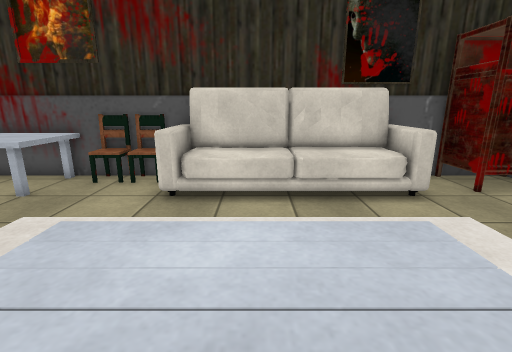
view 1 (above)

12 first-person views from a walk through a Unity game level. The camera is 1.3 m above the floor, tilts 14° down and sees 85° across. The floor is counted in squares, 0.5 m on a side. Each view is taken from the middle of a square. On the plan, view 1 faces up. The plan holds only what a view shows up to about 19 squares ahead; the rest is blank. Some surface patterns are stand-ins.

view 2
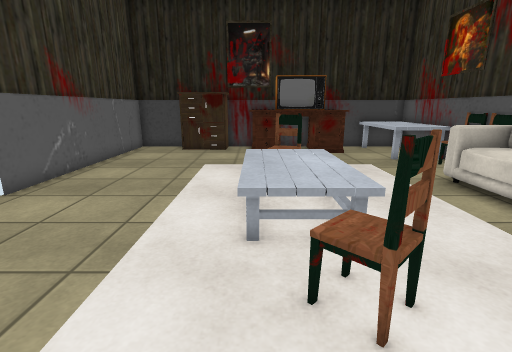

view 3
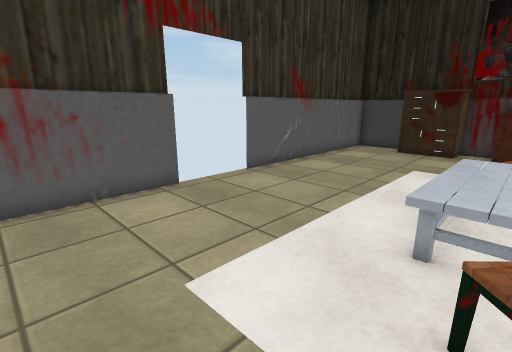

view 4
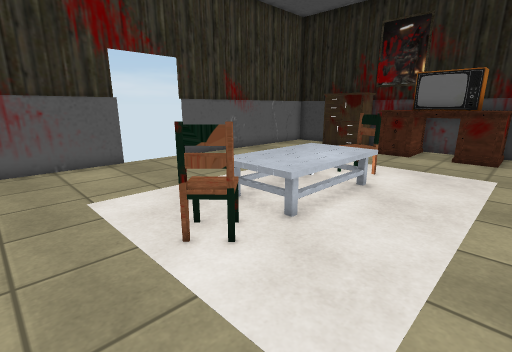

view 5
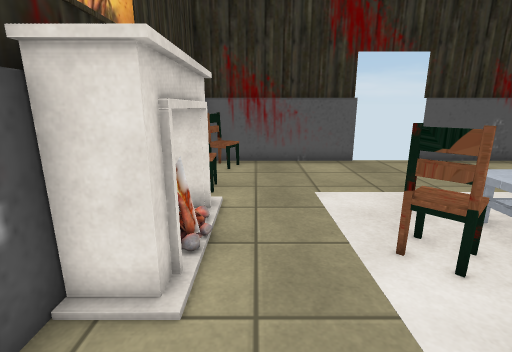

view 6
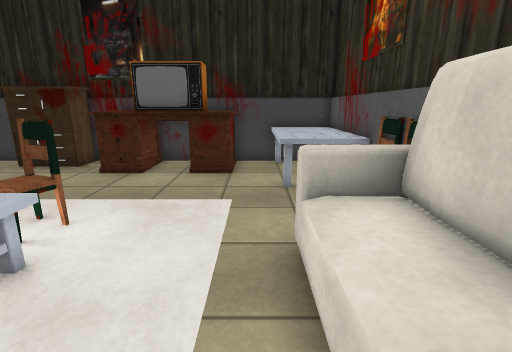

view 7
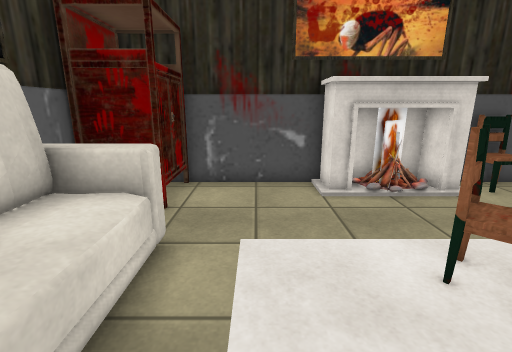

view 8
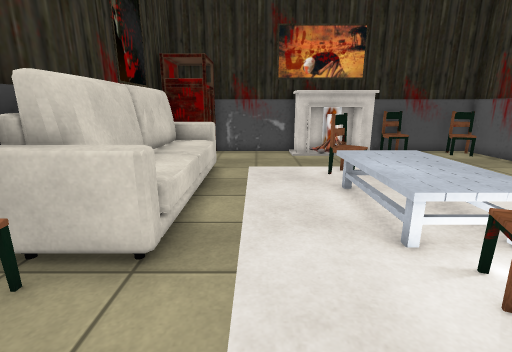

view 9
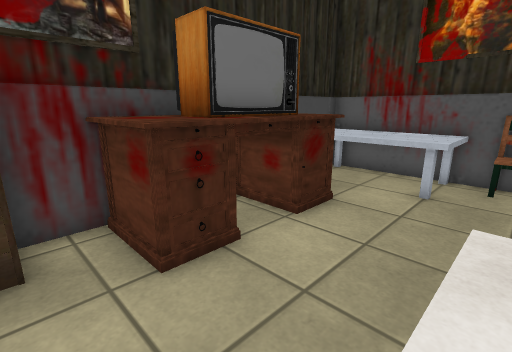

view 10
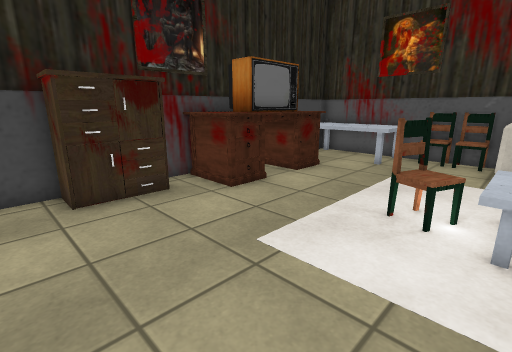

view 11
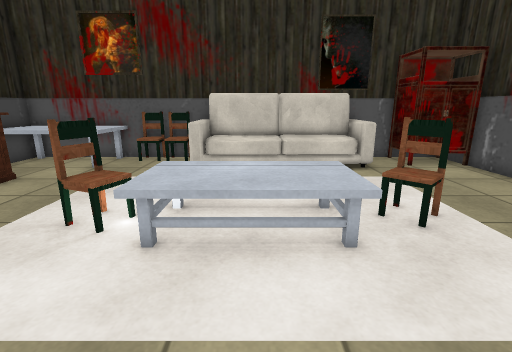

view 12
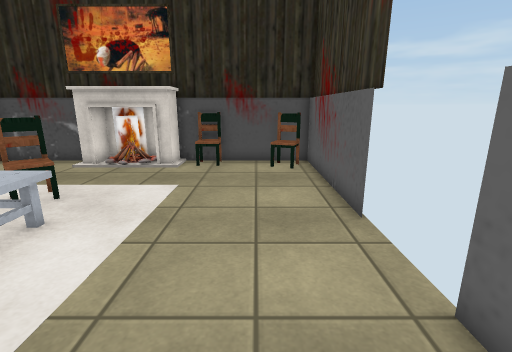

### Floor plan
Key: @ floor where view 1 was taken; # wall or solid block; . floor; = window, fence, low wall or low ledge; ^ raised ledge.
Columns run from 12 left of view 1 to 10 right of it. Each row starts with its distance up from view 1.
 11 ############   #####
 10 #^^^^^====#######=##
  9 #^^^^^...=#^^^^^^^.##
  8 #^^^^^...==^^^^^^^.###
  7 # ...................#
  6 #^^^.................#
  5 ^^##.................#
  4 ^^##................##
  3 ^ ##....##^^^^^.#...##
  2 ^^^^....##^^^^^.#...#
  1 #^^^......^^^^^.....#
  0 # ..........@.......##
 -1 ###.................###
 -2  ##..................=#
 -3  ##.................. #
 -4  ##.................. #
 -5  #...................#
 -6  #########  ...  ####=
 -7           ##   ##

Positions as (right, up) in squares from view 1, and headings:
1: (0, 0), facing up
2: (7, 1), facing left
3: (7, 2), facing down-left
4: (7, 7), facing down-left
5: (7, 7), facing down
6: (2, 7), facing left
7: (0, 6), facing right
8: (-7, 6), facing right
9: (-5, -1), facing up-left
10: (-2, -5), facing up-left
11: (0, -4), facing up
12: (-4, -4), facing right
